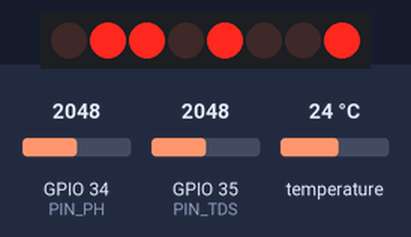
The program below on a simulated ESP32. Parts: 8 port-expander outputs drawn as a row of LEDs (first output left, lit = HIGH). Wiring (inferred from the names in the program): PCF8574 port expander at I2C address 0x20. Wiring (inferred from the signals the program sends): row of LEDs: on Q0, Q1, Q2, Q3, Q4, Q5, Q6, Q7. Inputs (shaded band) come from the test bench; at power-on: temperature 24 °C, GPIO 35 (PIN_TDS) = 2048, GPIO 34 (PIN_PH) = 2048 (analog values on the 0–4095 scale). WiFi joins after 1.5 s; servers stay silent unless stated; uploads are accepted with an empty reply; what the program prints to the serial monitor is not drawn.

Above: at 3.3 s.
3.4 s: temperature set to 12 °C
At 4.4 s:
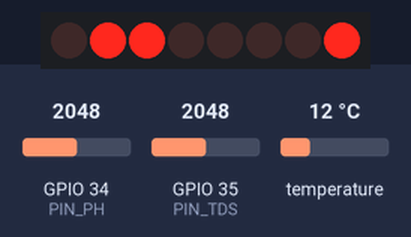
5.4 s: GPIO 35 (PIN_TDS) set to 2866
At 7.0 s:
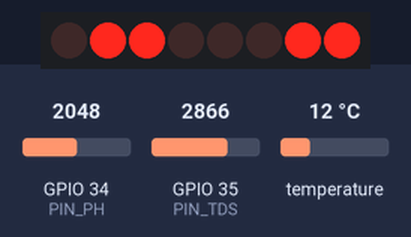
8.1 s: temperature set to 19 °C
At 9.5 s:
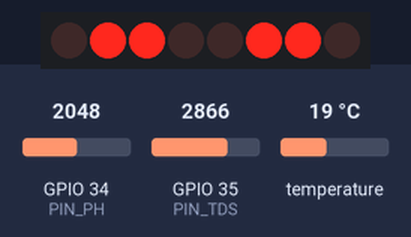
10.6 s: GPIO 35 (PIN_TDS) set to 491
At 12.0 s:
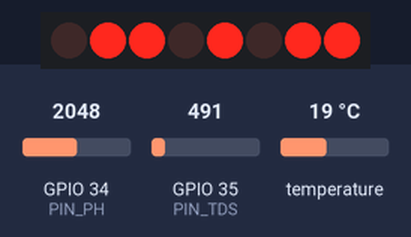
13.1 s: temperature set to 33 °C
At 14.6 s:
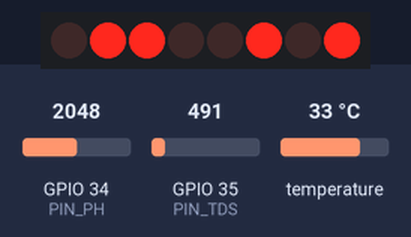
15.8 s: GPIO 35 (PIN_TDS) set to 45
At 18.2 s:
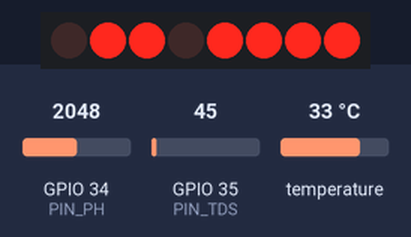
Timing chart, 0 to 19.3 s (numbered marks = the images above; inputs shaded):
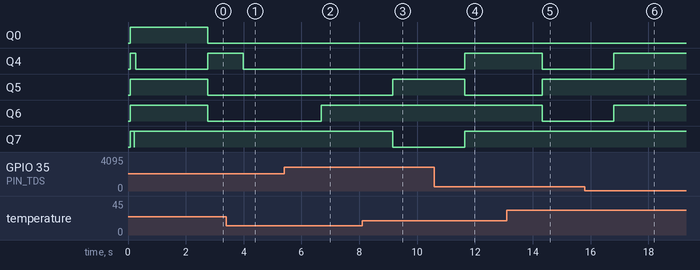

The program:

main.cpp
```cpp
#include <Arduino.h>
#include <DallasTemperature.h>
#include <HTTPClient.h>
#include <OneWire.h>
#include <WiFi.h>
#include <Wire.h>

#include <algorithm>

#include "config.h"
#include "secrets.h"

struct Reading {
  float temperature;
  bool temperatureOk;
  float ph;
  float phVolts;
  float tdsPpm;
  float tdsVolts;
  float ec;
};

OneWire oneWire(PIN_TEMPERATURE);
DallasTemperature temperatureSensor(&oneWire);

// ---------------------------------------------------------------------------
// LCD 16x2 through a PCF8574 I2C module (direct driver, no extra library)
// ---------------------------------------------------------------------------
constexpr uint8_t LCD_BACKLIGHT = 0x08;
constexpr uint8_t LCD_ENABLE = 0x04;
constexpr uint8_t LCD_MODE_COMMAND = 0x00;
constexpr uint8_t LCD_MODE_DATA = 0x01;

uint8_t lcdAddress = 0;
bool lcdReady = false;

void lcdWriteByte(uint8_t data) {
  Wire.beginTransmission(lcdAddress);
  Wire.write(data | LCD_BACKLIGHT);
  Wire.endTransmission();
}

void lcdPulse(uint8_t data) {
  lcdWriteByte(data | LCD_ENABLE);
  delayMicroseconds(1);
  lcdWriteByte(data & ~LCD_ENABLE);
  delayMicroseconds(50);
}

void lcdSend(uint8_t value, uint8_t mode) {
  lcdPulse((value & 0xF0) | mode);
  lcdPulse(((value << 4) & 0xF0) | mode);
}

void lcdCommand(uint8_t command) { lcdSend(command, LCD_MODE_COMMAND); }

void lcdPrint(const char *text) {
  while (*text) lcdSend(*text++, LCD_MODE_DATA);
}

void lcdSetCursor(uint8_t column, uint8_t row) {
  const uint8_t rowOffsets[] = {0x00, 0x40};
  lcdCommand(0x80 | (column + rowOffsets[row]));
}

void lcdInit() {
  delay(50);
  lcdWriteByte(0x00);
  delay(100);
  lcdPulse(0x30);
  delay(5);
  lcdPulse(0x30);
  delay(5);
  lcdPulse(0x30);
  delay(1);
  lcdPulse(0x20);
  delay(1);
  lcdCommand(0x28);  // 4-bit, 2 lines, 5x8 font
  lcdCommand(0x0C);  // display on, cursor off
  lcdCommand(0x06);  // auto-increment
  lcdCommand(0x01);  // clear
  delay(5);
}

bool lcdBegin() {
  Wire.begin(PIN_I2C_SDA, PIN_I2C_SCL, 100000);
  delay(20);
  for (uint8_t address = 0x20; address <= 0x3F; address++) {
    Wire.beginTransmission(address);
    if (Wire.endTransmission() == 0) {
      lcdAddress = address;
      lcdInit();
      Serial.printf("LCD found at 0x%02X (SDA=%d, SCL=%d)\n", lcdAddress, PIN_I2C_SDA,
                    PIN_I2C_SCL);
      return true;
    }
  }
  Serial.println("LCD not found, continuing without it");
  return false;
}

void lcdShow(const Reading &reading) {
  if (!lcdReady) return;

  char line1[17];
  char line2[17];
  if (reading.temperatureOk) {
    snprintf(line1, sizeof(line1), "pH:%4.2f T:%4.1fC ", reading.ph, reading.temperature);
  } else {
    snprintf(line1, sizeof(line1), "pH:%4.2f T:ERR   ", reading.ph);
  }
  snprintf(line2, sizeof(line2), "TDS:%-4.0f EC:%4.2f", reading.tdsPpm, reading.ec);

  lcdSetCursor(0, 0);
  lcdPrint(line1);
  lcdSetCursor(0, 1);
  lcdPrint(line2);
}

// ---------------------------------------------------------------------------
// Sensors
// ---------------------------------------------------------------------------
// Trimmed mean of ADC_SAMPLES readings: sort, drop ADC_TRIM at each end, average the rest.
float readAdcTrimmedMean(uint8_t pin) {
  int samples[ADC_SAMPLES];
  for (uint8_t i = 0; i < ADC_SAMPLES; i++) {
    samples[i] = analogRead(pin);
    delay(4);
  }
  std::sort(samples, samples + ADC_SAMPLES);

  long sum = 0;
  for (uint8_t i = ADC_TRIM; i < ADC_SAMPLES - ADC_TRIM; i++) sum += samples[i];
  return static_cast<float>(sum) / (ADC_SAMPLES - 2 * ADC_TRIM);
}

float adcToVolts(float adc) { return adc * (ADC_VREF / ADC_MAX); }

float phFromVolts(float volts) {
  float ph;
  if (volts >= PH_VOLTS_NEUTRAL) {
    const float slope = (PH_BUFFER_ACID - PH_BUFFER_NEUTRAL) / (PH_VOLTS_ACID - PH_VOLTS_NEUTRAL);
    ph = PH_BUFFER_NEUTRAL + slope * (volts - PH_VOLTS_NEUTRAL);
  } else {
    const float slope = (PH_BUFFER_BASE - PH_BUFFER_NEUTRAL) / (PH_VOLTS_BASE - PH_VOLTS_NEUTRAL);
    ph = PH_BUFFER_NEUTRAL + slope * (volts - PH_VOLTS_NEUTRAL);
  }
  return constrain(ph, 0.0f, 14.0f);
}

float readPh(float &volts) {
  static bool first = true;
  static float smoothed = 0.0f;

  volts = adcToVolts(readAdcTrimmedMean(PIN_PH));
  const float instant = phFromVolts(volts);
  smoothed = first ? instant : smoothed * (1.0f - PH_SMOOTHING) + instant * PH_SMOOTHING;
  first = false;
  return smoothed;
}

// DFRobot polynomial for the TDS Meter V1.0, with temperature compensation.
float tdsFromVolts(float volts, float temperature) {
  if (volts < TDS_AIR_VOLTS) return 0.0f;

  const float coefficient = 1.0f + TEMPERATURE_COEFFICIENT * (temperature - REFERENCE_TEMPERATURE);
  const float v = volts / coefficient;
  const float ppm = (133.42f * v * v * v - 255.86f * v * v + 857.39f * v) * 0.5f * TDS_K_VALUE;
  return max(ppm, 0.0f);
}

bool readTemperature(float &temperature) {
  temperatureSensor.requestTemperatures();
  temperature = temperatureSensor.getTempCByIndex(0);
  return temperature != DEVICE_DISCONNECTED_C && temperature > -50.0f && temperature < 85.0f;
}

Reading readSensors() {
  Reading reading{};
  reading.temperatureOk = readTemperature(reading.temperature);
  reading.ph = readPh(reading.phVolts);

  reading.tdsVolts = adcToVolts(readAdcTrimmedMean(PIN_TDS));
  // Without a valid temperature the compensation falls back to the 25 C reference.
  const float compensationTemperature =
      reading.temperatureOk ? reading.temperature : REFERENCE_TEMPERATURE;
  const float ppm = tdsFromVolts(reading.tdsVolts, compensationTemperature);

  // Round exactly as the server stores it (ec: 3 decimals, tds_ppm = round(ec x 500)),
  // so the LCD shows the same numbers as the dashboard.
  reading.ec = roundf(ppm / TDS_PPM_PER_MS_CM * 1000.0f) / 1000.0f;
  reading.tdsPpm = roundf(reading.ec * TDS_PPM_PER_MS_CM);
  return reading;
}

void printSerial(const Reading &reading) {
  Serial.print("Temp: ");
  if (reading.temperatureOk) {
    Serial.printf("%.1f C", reading.temperature);
  } else {
    Serial.print("ERR");
  }
  Serial.printf(" | pH: %.2f (%.3f V) | TDS: %.0f ppm (%.3f V) | EC: %.2f mS/cm\n", reading.ph,
                reading.phVolts, reading.tdsPpm, reading.tdsVolts, reading.ec);
}

// ---------------------------------------------------------------------------
// Network
// ---------------------------------------------------------------------------
void connectWifi() {
  WiFi.mode(WIFI_STA);
  WiFi.persistent(false);
  WiFi.setAutoReconnect(true);
  WiFi.begin(WIFI_SSID, WIFI_PASSWORD);

  Serial.print("Connecting to Wi-Fi");
  const uint32_t start = millis();
  while (WiFi.status() != WL_CONNECTED && millis() - start < WIFI_CONNECT_TIMEOUT_MS) {
    delay(500);
    Serial.print(".");
  }
  if (WiFi.status() == WL_CONNECTED) {
    Serial.printf("\nWi-Fi connected, IP %s\n", WiFi.localIP().toString().c_str());
  } else {
    Serial.printf("\nWi-Fi not connected yet (status %d), retrying in the background\n",
                  WiFi.status());
  }
}

// A failed post is not buffered: the next cycle sends fresh data.
void postReading(const Reading &reading) {
  if (WiFi.status() != WL_CONNECTED) {
    Serial.println("POST skipped: Wi-Fi is not connected");
    return;
  }

  char body[160];
  snprintf(body, sizeof(body),
           "{\"ph\":%.2f,\"ec\":%.3f,\"temperature\":%.1f,\"firmware_version\":\"%s\"}",
           reading.ph, reading.ec, reading.temperature, FIRMWARE_VERSION);

  HTTPClient http;
  http.setTimeout(HTTP_TIMEOUT_MS);
  http.begin(SERVER_URL);
  http.addHeader("Content-Type", "application/json");
  http.addHeader("X-API-Key", DEVICE_API_KEY);

  const int status = http.POST(body);
  if (status > 0) {
    Serial.printf("POST -> HTTP %d\n", status);
  } else {
    Serial.printf("POST failed: %s\n", HTTPClient::errorToString(status).c_str());
  }
  http.end();
}

// ---------------------------------------------------------------------------
void setup() {
  Serial.begin(115200);

  analogReadResolution(12);
  analogSetPinAttenuation(PIN_PH, ADC_11db);
  analogSetPinAttenuation(PIN_TDS, ADC_11db);

  temperatureSensor.begin();
  lcdReady = lcdBegin();
  connectWifi();
}

void loop() {
  static uint32_t lastPostMs = 0;

  const Reading reading = readSensors();
  lcdShow(reading);
  printSerial(reading);

  if (millis() - lastPostMs >= POST_INTERVAL_MS) {
    if (reading.temperatureOk) {
      postReading(reading);
    } else {
      Serial.println("POST skipped: temperature sensor error");
    }
    lastPostMs = millis();
  }

  delay(LOOP_DELAY_MS);
}
```

secrets.example.h
```cpp
#pragma once

// Copy this file to secrets.h and fill in the real values. secrets.h is git-ignored.
#define WIFI_SSID "YOUR_WIFI_NAME"
#define WIFI_PASSWORD "YOUR_WIFI_PASSWORD"
#define SERVER_URL "http://192.168.1.10:5000/api/sensor-readings"
#define DEVICE_API_KEY "nfy_xxx"
```

config.h
```cpp
#pragma once

#include <Arduino.h>

constexpr const char *FIRMWARE_VERSION = "0.1.0";

// Pins (ESP32 DevKit). GPIO 34 and 35 are ADC1, so they keep working while Wi-Fi is on.
constexpr uint8_t PIN_TEMPERATURE = 32;  // DS18B20
constexpr uint8_t PIN_PH = 34;           // PH-4502C
constexpr uint8_t PIN_TDS = 35;          // TDS Meter V1.0
constexpr uint8_t PIN_I2C_SDA = 21;      // LCD 16x2 with I2C module
constexpr uint8_t PIN_I2C_SCL = 22;

// Timing
constexpr uint32_t POST_INTERVAL_MS = 5000;
constexpr uint32_t WIFI_CONNECT_TIMEOUT_MS = 15000;
constexpr uint16_t HTTP_TIMEOUT_MS = 5000;
constexpr uint16_t LOOP_DELAY_MS = 200;

// ADC (12 bit, 0-3.3 V). The calibration below was measured with this conversion.
constexpr float ADC_VREF = 3.30f;
constexpr float ADC_MAX = 4095.0f;
constexpr uint8_t ADC_SAMPLES = 30;
constexpr uint8_t ADC_TRIM = 10;  // samples dropped at each end before averaging

// pH: two-segment calibration (buffers 4.01, 6.86, 9.18) and weight of the newest value.
constexpr float PH_BUFFER_ACID = 4.01f;
constexpr float PH_BUFFER_NEUTRAL = 6.86f;
constexpr float PH_BUFFER_BASE = 9.18f;
constexpr float PH_VOLTS_ACID = 3.1832f;
constexpr float PH_VOLTS_NEUTRAL = 2.4780f;
constexpr float PH_VOLTS_BASE = 2.0837f;
constexpr float PH_SMOOTHING = 0.40f;

// TDS: kValue fitted to a TDS pen reading 880 ppm (0.5 scale). EC (mS/cm) = ppm / 500.
constexpr float TDS_K_VALUE = 0.928f;
constexpr float TDS_AIR_VOLTS = 0.05f;  // below this the probe is treated as out of the water
constexpr float TDS_PPM_PER_MS_CM = 500.0f;
constexpr float TEMPERATURE_COEFFICIENT = 0.02f;
constexpr float REFERENCE_TEMPERATURE = 25.0f;
```

Measured:
- after the input at 3.4 s, Q4: HIGH → LOW after 0.59 s
- after the input at 5.4 s, Q6: LOW → HIGH after 1.3 s
- after the input at 8.1 s, Q5: LOW → HIGH after 1.1 s; Q7: HIGH → LOW after 1.1 s
- after the input at 10.6 s, Q4, Q7: LOW → HIGH after 1.0 s; Q5: HIGH → LOW after 1.0 s
- after the input at 13.1 s, Q4, Q6: HIGH → LOW after 1.2 s; Q5: LOW → HIGH after 1.2 s
- after the input at 15.8 s, Q4, Q6: LOW → HIGH after 1.0 s
